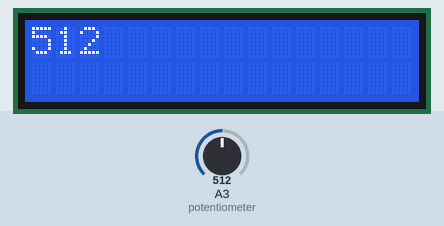
This sketch was run on a simulated Arduino Uno, built with avr-gcc and run on an emulated ATmega328P. On the bench: 16×2 character LCD. The inputs (shaded band) are chosen by the test bench; at power-on: A3 (potentiometer) = 512.

Above: at 1.2 s.
1.3 s: A3 (potentiometer) set to 716
At 1.8 s:
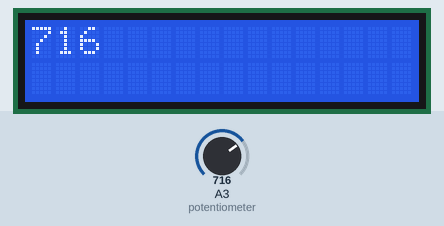
2.8 s: A3 (potentiometer) set to 900
At 3.7 s:
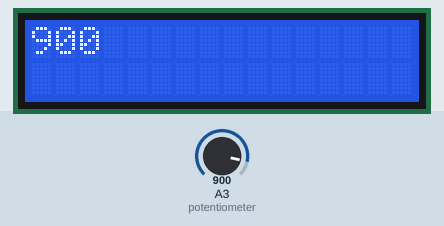
4.3 s: A3 (potentiometer) set to 1023
At 5.6 s:
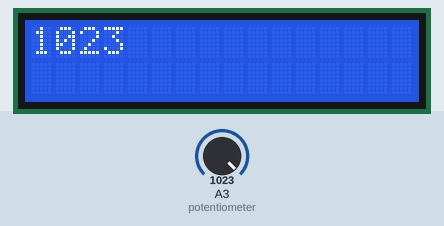
Timing chart, 0 to 7.3 s (numbered marks = the images above; inputs shaded):
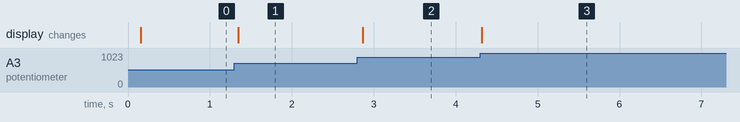

The sketch:

big_kahuna.ino
```cpp
// comment

/*********************

Example code for the Adafruit RGB Character LCD Shield and Library

This code displays text on the shield, and also reads the buttons on the keypad.
When a button is pressed, the backlight changes color.

**********************/

// include the library code:
#include <Wire.h>
#include <Adafruit_RGBLCDShield.h>
#include <utility/Adafruit_MCP23017.h>

const int motorPin = 9;

// set up a constant for the tilt switchPin
const int switchPin = 2;

static int hits = 0;

// variable to hold the value of the switchPin
 int switchState = 0;

// variable to hold previous value of the switchpin
int prevSwitchState = 0;

// The shield uses the I2C SCL and SDA pins. On classic Arduinos
// this is Analog 4 and 5 so you can't use those for analogRead() anymore
// However, you can connect other I2C sensors to the I2C bus and share
// the I2C bus.

Adafruit_RGBLCDShield lcd = Adafruit_RGBLCDShield();

// These #defines make it easy to set the backlight color
//#define RED 0x1
//#define YELLOW 0x3
//#define GREEN 0x2
//#define TEAL 0x6
//#define BLUE 0x4
//#define VIOLET 0x5
//#define WHITE 0x7

void setup() {
//  // Debugging output
//  Serial.begin(9600);
//  // set up the LCD's number of columns and rows:
//  lcd.begin(16, 2);
//
//  // Print a message to the LCD. We track how long it takes since
//  // this library has been optimized a bit and we're proud of it :)
//  int time = millis();
//  lcd.print("Hello, world!");
//  time = millis() - time;
//  Serial.print("Took "); Serial.print(time); Serial.println(" ms");
//  lcd.setBacklight(WHITE);

  //***this is needed for motor output
  //pinMode (motorPin, OUTPUT); // make pin 9 an output pin

  lcd.begin(16, 2);
  // clear old screen data
  lcd.clear();
  // text to be dispalyed on the screen
  //lcd.print("Press to Begin");

  // set up the switch pin as an input
  //pinMode(switchPin,INPUT);
//Serial.begin(9600);
 // lcd.clear();
  lcd.setCursor(0, 0);
  lcd.print("Hit the button");
  lcd.setCursor(0, 1);
  lcd.print("to start");

}

uint8_t i=0;
void loop() {
//*****this is how to write to next line
//  // set the cursor to column 0, line 1
//  // (note: line 1 is the second row, since counting begins with 0):
//  lcd.setCursor(0, 1);

//  // print the number of seconds since reset:
//  lcd.print(millis()/1000);

  lcd.begin(16, 2);

  int speed = map(analogRead(A3), 0, 1023, 0, 140);   // map the potentiometer to the range of the motor speed
  lcd.print(analogRead(A3));


//   check the status of the switch
//  switchState = digitalRead(switchPin);
//   Serial.print("switchState:");Serial.println(switchState);
//    if (switchState != prevSwitchState) {
//      if (switchState == HIGH) {
//          // clear old screen data
//          lcd.clear();
//          // text to be dispalyed on the screen
//          lcd.print("START");
//          hits = hits + 1;
//          delay(10);
//      }
//    }
//
//  if(hits==1)
//    {
//      //do regular stuff
//       int speed = map(analogRead(A3), 0, 1024, 0, 255);   // map the potentiometer to the range of the motor speed
//       lcd.print(analogRead(A3));
//    }else
//    if(hits==2)
//    {
//      // clear old screen data
//      lcd.clear();
//      // text to be dispalyed on the screen
//      lcd.print("STOP");
//      //****how do we want to break
//      hits = 0;
//    }
//  delay(1000);

  //for when the motor is connected
  //analogWrite (motorPin, speed);

//  uint8_t buttons = lcd.readButtons();
//
//
//  if (buttons) {
//    lcd.clear();
//    lcd.setCursor(0,0);
//    if (buttons & BUTTON_UP) {
//      lcd.print("UP ");
//      lcd.setBacklight(RED);
//    }
//    if (buttons & BUTTON_DOWN) {
//      lcd.print("DOWN ");
//      lcd.setBacklight(YELLOW);
//    }
//    if (buttons & BUTTON_LEFT) {
//      lcd.print("LEFT ");
//      lcd.setBacklight(GREEN);
//    }
//    if (buttons & BUTTON_RIGHT) {
//      lcd.print("RIGHT ");
//      lcd.setBacklight(TEAL);
//    }
//    if (buttons & BUTTON_SELECT) {
//      lcd.print("SELECT ");
//      lcd.setBacklight(VIOLET);
//    }
//  }
}
```

Measured:
- after the input at 1.3 s, the display: changes at once (image 1)
- after the input at 2.8 s, the display: changes after 0.06 s (image 2)
- after the input at 4.3 s, the display: changes at once (image 3)
